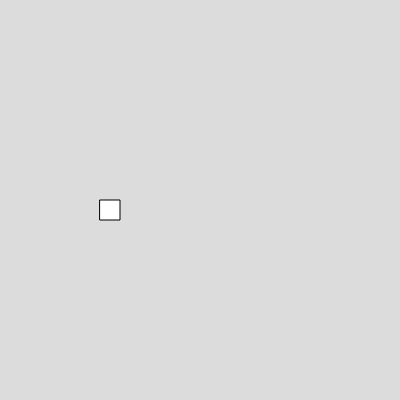
Frame 1 (no input)
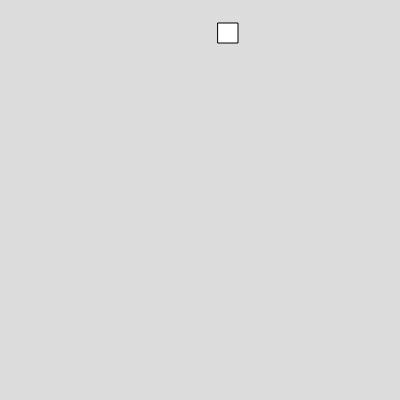
Frame 60 (no input)
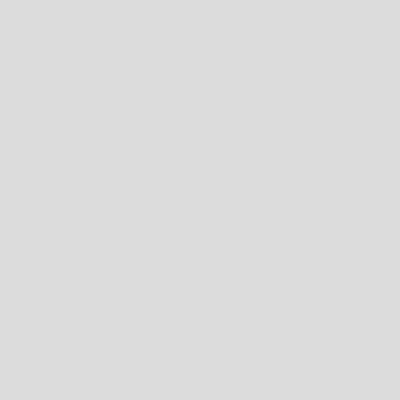
Frame 120 (the mouse pressed at the canvas centre since frame 60)

The p5.js sketch that drew these frames (run headless with seeded random() and noise() and a simulated clock; from frame 60 on, the mouse is pressed at the canvas centre):

// p5.js sketch
// ── sketch.js

function setup() 
{
  createCanvas(400, 400);
  box1 = new Box(100, 200, 20, 20, 2, -3)


}

function draw() 
{
  background(220);
  box1.show()
  box1.move()
  box1.moveUp()

}


// ── box.js
class Box
  {
    constructor(x, y, w, h, vx, vy)
    {
    this.x = x
    this.y = y 
    this.w = w 
    this.h = h 
    this.vx = vx
    this.vy = vy
    }
    show(){
    rect(this.x, this.y, this.w, this.h)
    }
    move(){
 this.x = this.x + this.vx
}
moveUp(){
this.y = this.y + this.vy
}

  }

  
